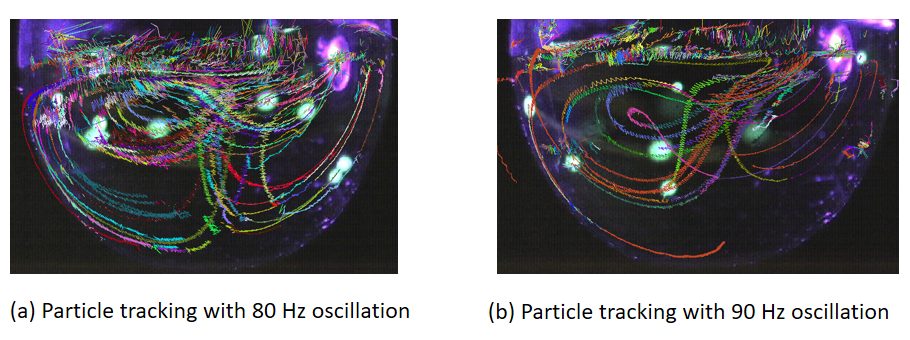
#> input picture images/multiple particles.png, 910 x 340 px
$ python -i promaci_extras.py   (imports and definitions only)
#> lines starting #> are read from the running program, lines starting #| are printed output that depends on the picture; after the words box and inside, x2 and y2 are one past the last pixel; in counts of white or black regions, pixels touching at a corner belong together
#> further down, picture is the input picture: shape (340, 910, 3); mean B, G, R 126.1, 120.4, 123.1
import cv2
import numpy as np
import os


# [123 lines left out: functions CropImage, drawTrajectory, draw_str, videoToImgs, blobFeatures, not called in this run]


def imageBinarization(img):
    """
    Produces the binary image by applying gaussian blurring, threshold, erosion and opening\n

    img: initial image from video\n
    bin: resulting binary image\n
    blur_img: grayscale image with median blurring\n
    The morphological operations can be modified for improved results, the threshold is done via Otsu, i.e it searchs the best threshold value automatically.

    """

    img_gray = cv2.cvtColor(img, cv2.COLOR_BGR2GRAY)
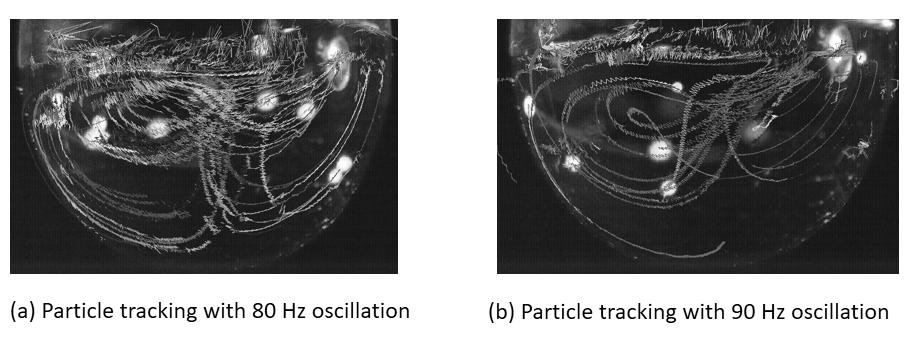
#> img_gray: shape (340, 910); min 0, max 255, mean 121.9
    blur_img = cv2.medianBlur(img_gray, 5)
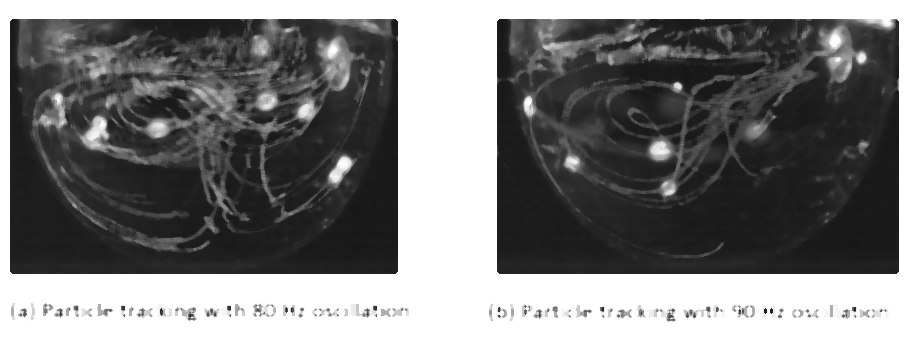
#> blur_img: shape (340, 910); min 22, max 255, mean 121.8

    retval2, bin = cv2.threshold(blur_img, 150, 255, cv2.THRESH_BINARY + cv2.THRESH_OTSU)
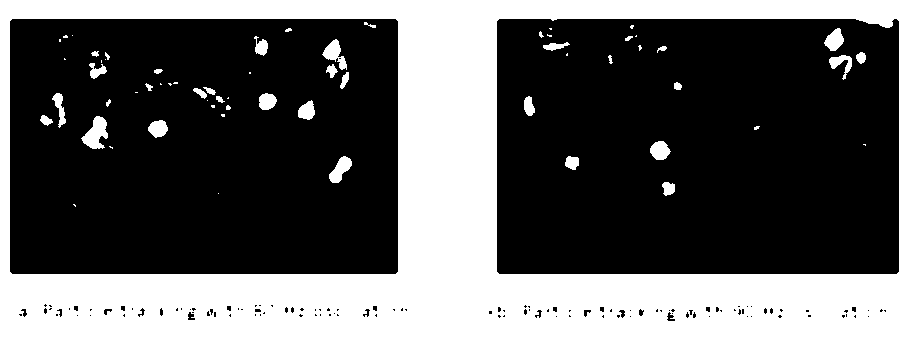
#> bin: shape (340, 910); 36.2% white; 63 white regions (27 under 20 px), largest, box (x1, y1, x2, y2) and area: (0, 0, 910, 340) 107203, (81, 116, 108, 149) 515, (322, 39, 347, 70) 351
#> retval2 = 149

    kernel = np.ones((3, 3), np.uint8)
    bin = cv2.erode(bin, kernel)
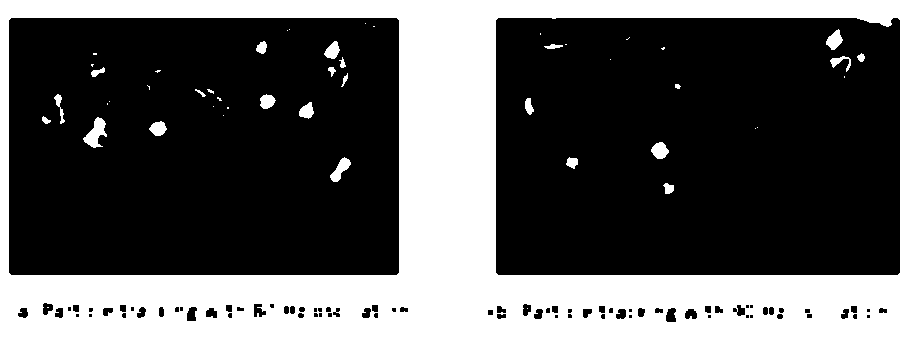
#> bin: shape (340, 910); 34.1% white; 49 white regions (25 under 20 px), largest, box (x1, y1, x2, y2) and area: (0, 0, 910, 340) 102704, (83, 117, 107, 148) 376, (330, 157, 351, 182) 241
    bin = cv2.morphologyEx(bin, cv2.MORPH_OPEN, kernel)
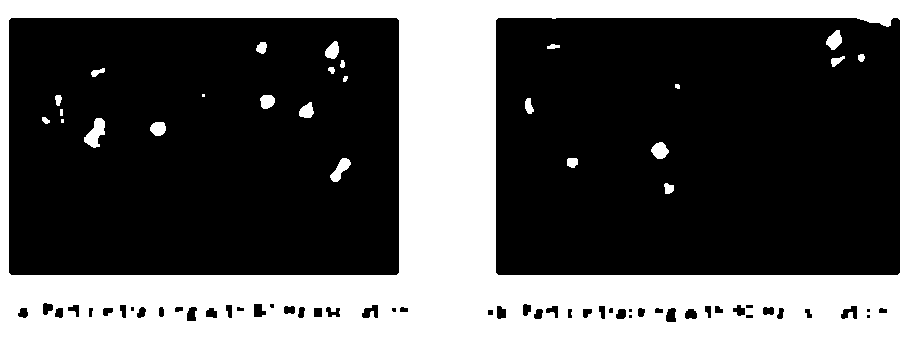
#> bin: shape (340, 910); 34% white; 26 white regions (2 under 20 px), largest, box (x1, y1, x2, y2) and area: (0, 0, 910, 340) 102493, (84, 118, 105, 148) 358, (330, 158, 351, 182) 240

    return bin, blur_img

>>> import cv2
>>> picture = cv2.imread('../images/multiple particles.png')
>>> result = imageBinarization(picture)

$ run again, on images/spiral.png
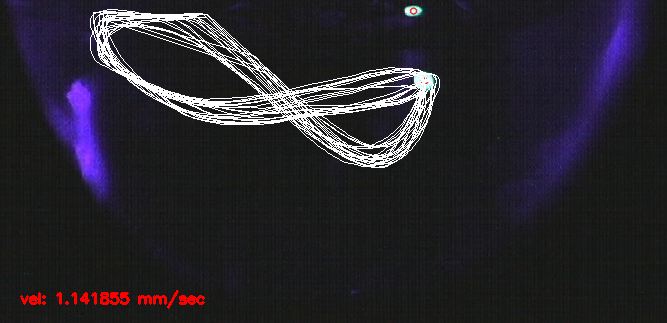
#> input picture images/spiral.png, 667 x 323 px
#> picture is the input picture: shape (323, 667, 3); mean B, G, R 45.3, 37.6, 40.4
#> in imageBinarization, `retval2, bin = cv2.threshold(blur_img, 150, 255, cv2.THRESH_BINARY + c..`:
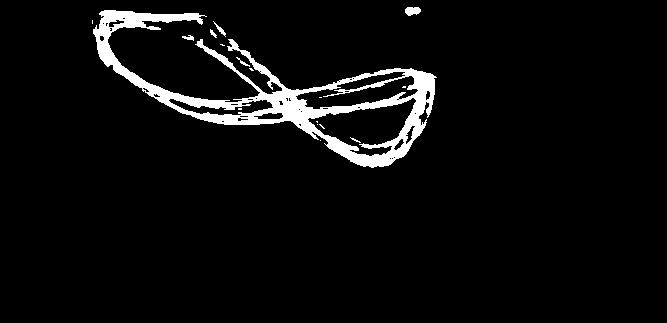
#> bin: shape (323, 667); 4.8% white; 17 white regions (11 under 20 px), largest, box (x1, y1, x2, y2) and area: (93, 10, 437, 168) 10111, (405, 7, 421, 16) 111, (213, 21, 226, 37) 49, (182, 35, 194, 41) 40, (236, 57, 250, 67) 32, (210, 29, 217, 38) 28
#> retval2 = 139
#> in imageBinarization, `bin = cv2.morphologyEx(bin, cv2.MORPH_OPEN, kernel)`:
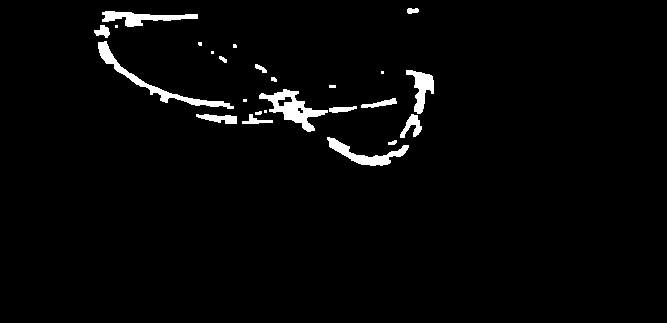
#> bin: shape (323, 667); 2.5% white; 25 white regions (7 under 20 px), largest, box (x1, y1, x2, y2) and area: (259, 89, 328, 132) 1046, (98, 41, 234, 109) 1019, (327, 137, 409, 166) 740
